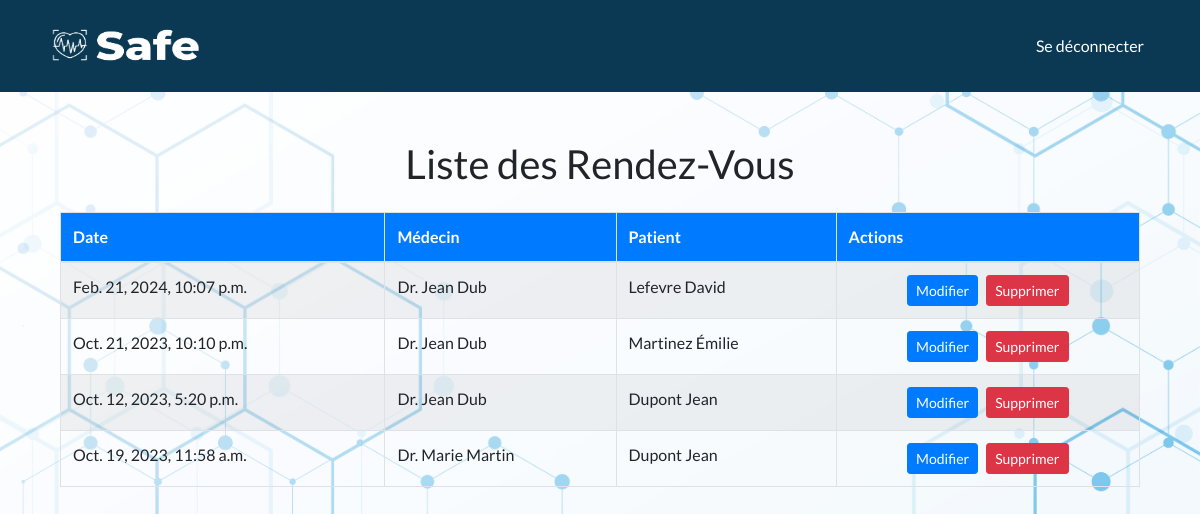
Page /rendezvous_list/ (signed in) on the committed database.
### myapp/models.py (models this page shows, shortened)
class RendezVous(models.Model):
    date_heure = models.DateTimeField()
    medecin = models.ForeignKey(Medecin, on_delete=models.CASCADE)
    patient = models.ForeignKey(Patient, on_delete=models.CASCADE)

class Medecin(models.Model):
    user = models.OneToOneField(User, on_delete=models.CASCADE)
    specialite = models.CharField(max_length=100)

class User(AbstractUser):
    is_rh= models.BooleanField('Is rh', default=False)
    is_medecin = models.BooleanField('Is medecin', default=False)
    is_infermiere = models.BooleanField('Is infermiere', default=False)
    is_visiteur = models.BooleanField('Is visiteur', default=False)
    nom = models.CharField(max_length=100)
    prenom = models.CharField(max_length=100)

class Patient(models.Model):
    user = models.OneToOneField(User, on_delete=models.CASCADE)
    raison_de_visite = models.TextField()
    medecin_traitant = models.ForeignKey(Medecin, on_delete=models.SET_NULL, null=True,related_name="patients")

### myapp/views.py (the view)
# urls.py: path('rendezvous_list/', views.rendezvous_list, name='rendezvous_list'),
@login_required
@user_passes_test(is_infermiere)
def rendezvous_list(request):
    current_date = datetime.now()
    rendezvous_list = RendezVous.objects.filter( date_heure__gte=current_date)
    return render(request, 'rendezvous_list.html', {'rendezvous_list': rendezvous_list})

### myapp/views.py (called while the page is built)
def is_infermiere(user):
    return user.is_authenticated and (user.is_infermiere or user.is_staff)

### myapp/templates/rendezvous_list.html
{% extends 'base.html' %}
{% block content %}
<div class="container my-5">
  <h1 class="text-center mb-4">Liste des Rendez-Vous</h1>
  <div class="table-responsive">
    <table class="table table-hover table-bordered table-striped">
      <thead>
        <tr class="bg-primary text-white">
          <th scope="col">Date</th>
          <th scope="col">Médecin</th>
          <th scope="col">Patient</th>
          <th scope="col">Actions</th>
        </tr>
      </thead>
      <tbody>
        {% for rendezvous in rendezvous_list %}
        <tr>
          <td>{{ rendezvous.date_heure }}</td>
          <td>{{ rendezvous.medecin.user.prenom }} {{ rendezvous.medecin.user.nom }}</td>
          <td>{{ rendezvous.patient.user.nom }} {{ rendezvous.patient.user.prenom }}</td>
          <td>
            <div class="d-flex justify-content-center">
              <a href="{% url 'modify_rendezvous' rendezvous.id %}" class="btn btn-sm btn-primary mr-2" title="Modifier">Modifier</a>
              <a href="{% url 'delete_rendezvous' rendezvous.id %}" class="btn btn-sm btn-danger" title="Supprimer">Supprimer</a>
            </div>
          </td>
        </tr>
        {% endfor %}
      </tbody>
    </table>
  </div>
</div>
{% endblock %}

### myapp/static/css/style.css (style rules this page uses)
body { background-image: url('/static/images/19366.jpg'); background-size: cover; background-position: center; }

### myapp/templates/base.html (style rules this page uses)
body { font-family: 'Lato', sans-serif; background-color: #f4f4f4; }
.container { margin-top: 2rem; }

### rows in the picture
RendezVous: date_heure "Feb. 21, 2024, 10:07 p.m.", medecin.user.prenom "Dr. Jean", medecin.user.nom "Dub", patient.user.nom "Lefevre", patient.user.prenom "David"
RendezVous: date_heure "Oct. 21, 2023, 10:10 p.m.", medecin.user.prenom "Dr. Jean", medecin.user.nom "Dub", patient.user.nom "Martinez", patient.user.prenom "Émilie"
RendezVous: date_heure "Oct. 12, 2023, 5:20 p.m.", medecin.user.prenom "Dr. Jean", medecin.user.nom "Dub", patient.user.nom "Dupont", patient.user.prenom "Jean"
RendezVous: date_heure "Oct. 19, 2023, 11:58 a.m.", medecin.user.prenom "Dr. Marie", medecin.user.nom "Martin", patient.user.nom "Dupont", patient.user.prenom "Jean"
